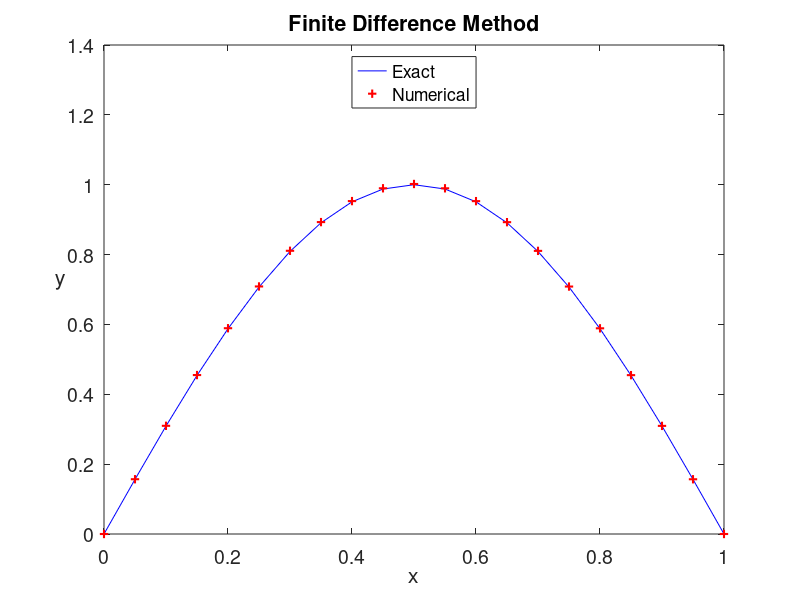

Source code (MATLAB):
% fdm1d1.m
% finite difference method for 1D problem
% -u''+u'=pi^2*sin(pi*x)+pi*cos(pi*x)  in [0,1]
% u(0)=0, u(1)=0 ;
% exact solution : u=sin(pi*x)
clear all;  clf
h=0.05;
x=0:h:1;
N=length(x)-1;
A=diag((2/h^2)*ones(N-1,1))...
    +diag((1/(2*h)-1/h^2)*ones(N-2,1),1)...
    +diag((-1/(2*h)-1/h^2)*ones(N-2,1),-1);
b=pi^2*sin(pi*x(2:N))+pi*cos(pi*x(2:N));
u=A\b';
u=[0;u;0];
ue=sin(pi*x)';
plot(x,ue,'b-',x,u,'r+','LineWidth',1.5)
Error=max(abs(u-ue))
xlabel('x','fontsize', 16), ylabel('y','fontsize',16,'Rotation',0)
legend('Exact ','Numerical','location','North')
title('Finite Difference Method','fontsize',14)
set(gca,'fontsize',14)


print -dpng -r600  fdm1d1.png

